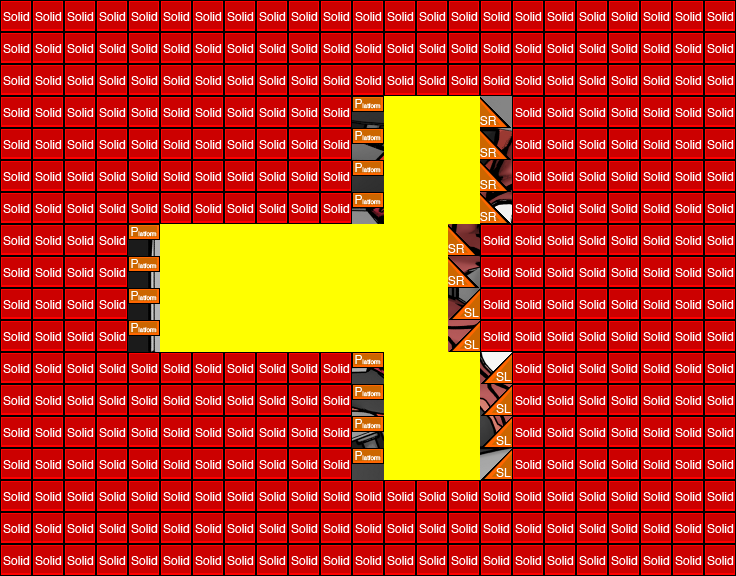

This game map was drawn from its Tiled (.tmx) file and the tilesets committed beside it. A one-line description and the trimmed map source follow:
An orthogonal 23x18 tile map with 32x32 px tiles, 3 tile layers (exterior, interior, collision), 3 tilesets.

<map version="1.0" orientation="orthogonal" width="23" height="18" tilewidth="32" tileheight="32">
 <tileset firstgid="1" name="colTile" tilewidth="32" tileheight="32">
  <image source="../img/render/metatiles32x32.png" width="160" height="32" />
  <tile id="0">
   <properties>
    <property name="type" value="solid" />
   </properties>
  </tile>
  <tile id="1">
   <properties>
    <property name="type" value="platform" />
   </properties>
  </tile>
  <tile id="2">
   <properties>
    <property name="type" value="lslope" />
   </properties>
  </tile>
  <tile id="3">
   <properties>
    <property name="type" value="rslope" />
   </properties>
  </tile>
 </tileset>
 <tileset firstgid="6" name="outline" tilewidth="32" tileheight="32">
  <image source="../img/render/outline.png" width="192" height="256" />
 </tileset>
 <tileset firstgid="54" name="ship" tilewidth="720" tileheight="576">
  <image source="../img/render/ships/cyborg/cyborg_frigate_img.png" width="720" height="576" />
 </tileset>
 <layer name="exterior" width="23" height="18">
  <data>[414 cells, 1 non-empty, 1 distinct tile ids]</data>
 </layer>
 <layer name="interior" width="23" height="18">
  <data>[414 cells, 60 non-empty, 1 distinct tile ids]</data>
 </layer>
 <layer name="collision" width="23" height="18">
  <data>[414 cells, 354 non-empty, 4 distinct tile ids]</data>
 </layer>
</map>
